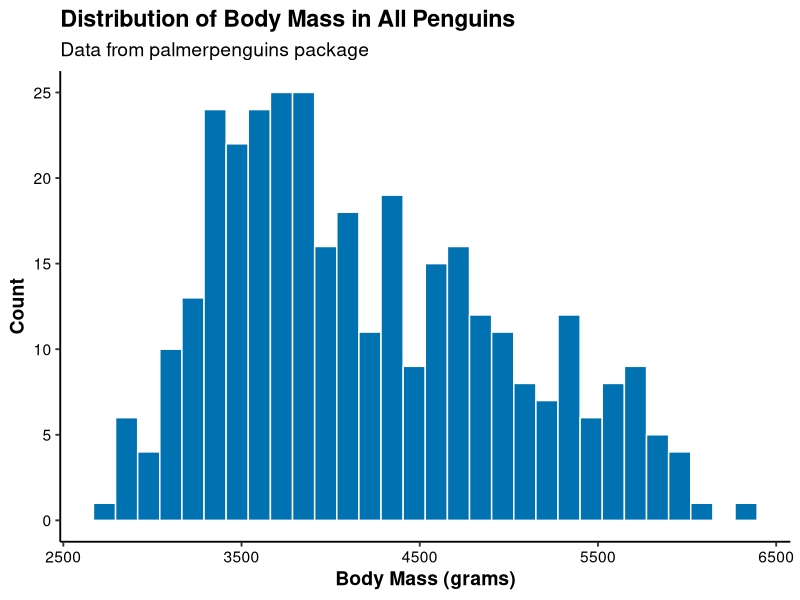
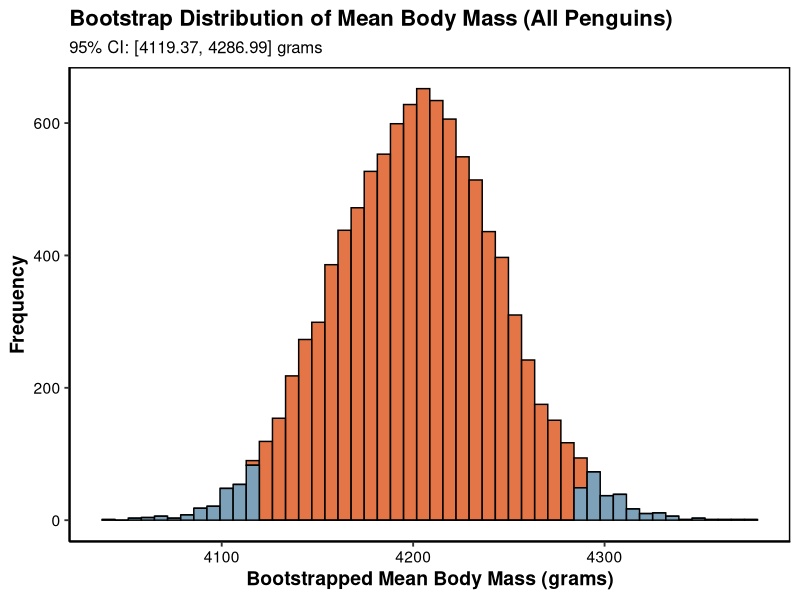
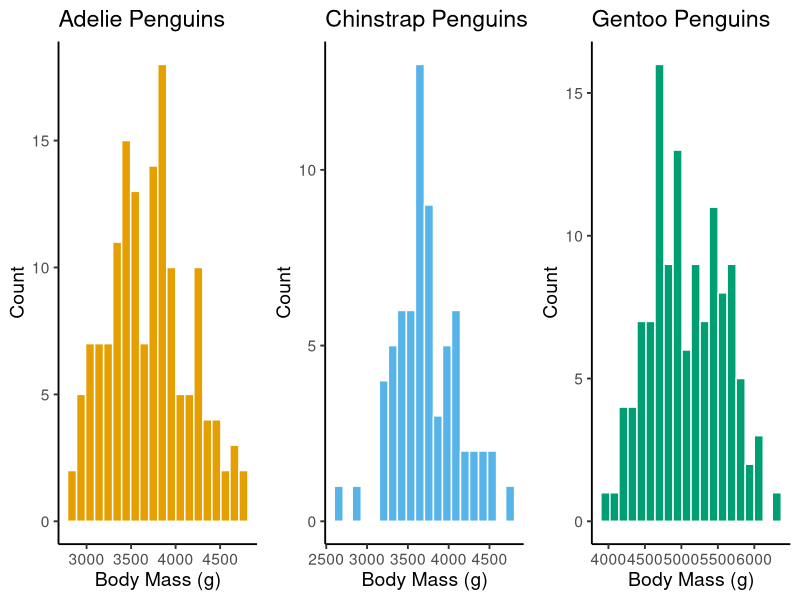

Write R code to recreate these figures, in order.
#Install these packages

# Load required libraries
library(palmerpenguins)
library(dplyr)
library(ggplot2)
library(ggpubr)

##### istogram of body mass for all penguins #### 
# Clean data: filter non-missing body masses
penguins_clean <- penguins |>
  filter(!is.na(body_mass_g)) 

# Plot original distribution of body mass for all penguins
ggplot(penguins_clean, aes(x = body_mass_g)) +
  geom_histogram(fill = "#0072B2", color = "white", bins = 30) +
  labs(
    title = "Distribution of Body Mass in All Penguins",
    subtitle = "Data from palmerpenguins package",
    x = "Body Mass (grams)",
    y = "Count"
  ) +
  theme_classic(base_size = 14) +
  theme(
    plot.title = element_text(face = "bold"),
    axis.text = element_text(color = "black"),
    axis.title = element_text(color = "black", face = "bold")
  )

#### Bootstrapped Mean CI for All Penguins #####

bootstrap_penguin_mean <- function(data = penguins_clean$body_mass_g, 
                                   R = 10000, 
                                   alpha = 0.05) {
 set.seed(123)
  
  bootstrap_means <- numeric(R)  # Preallocate vector to store results
  
  for (i in 1:R) {
    sample_i <- sample(data, size = length(data), replace = TRUE)  # Resample with replacement
    bootstrap_means[i] <- mean(sample_i)  # Store the sample mean
  }
  
  # Compute confidence interval
  ci_bounds <- quantile(bootstrap_means, probs = c(alpha / 2, 1 - alpha / 2))
  
  # Prepare data for plotting
  boot_df <- data.frame(mean_body_mass = bootstrap_means)
  boot_df$ci_region <- case_when(
    boot_df$mean_body_mass < ci_bounds[1] ~ "Outside CI",
    boot_df$mean_body_mass > ci_bounds[2] ~ "Outside CI",
    TRUE ~ "Inside CI"
  )
  
  # Plot bootstrap histogram
  ggplot(boot_df, aes(x = mean_body_mass, fill = ci_region)) +
    geom_histogram(bins = 50, color = "black", alpha = 0.8) +
    scale_fill_manual(values = c(
      "Inside CI" = "#dc5318",
      "Outside CI" = "#5c89a6"
    )) +
    labs(
      title = "Bootstrap Distribution of Mean Body Mass (All Penguins)",
      subtitle = paste0((1 - alpha) * 100, "% CI: [", 
                        round(ci_bounds[1], 2), ", ", round(ci_bounds[2], 2), "] grams"),
      x = "Bootstrapped Mean Body Mass (grams)",
      y = "Frequency"
    ) +
    theme_classic(base_size = 14) +
    theme(
      panel.border = element_rect(color = "black", fill = NA, linewidth = 1),
      axis.text = element_text(color = "black"),
      axis.title = element_text(color = "black", face = "bold"),
      plot.title = element_text(color = "black", face = "bold", size = 16),
      plot.subtitle = element_text(color = "black", size = 12),
      legend.position = "none"
    )
}

# Run it!
bootstrap_penguin_mean(alpha = 0.05)  # 95% CI

#Compare to parametric test! 
t.test(penguins$body_mass_g)

##### Types of Penguins Weight #####

# Clean the data
penguins_clean <- penguins |>
  filter(!is.na(body_mass_g), !is.na(species))

# Create individual histograms
p_adelie <- ggplot(filter(penguins_clean, species == "Adelie"), aes(x = body_mass_g)) +
  geom_histogram(bins = 20, fill = "#E69F00", color = "white") +
  labs(title = "Adelie Penguins", x = "Body Mass (g)", y = "Count") +
  theme_classic(base_size = 14)

p_chinstrap <- ggplot(filter(penguins_clean, species == "Chinstrap"), aes(x = body_mass_g)) +
  geom_histogram(bins = 20, fill = "#56B4E9", color = "white") +
  labs(title = "Chinstrap Penguins", x = "Body Mass (g)", y = "Count") +
  theme_classic(base_size = 14)

p_gentoo <- ggplot(filter(penguins_clean, species == "Gentoo"), aes(x = body_mass_g)) +
  geom_histogram(bins = 20, fill = "#009E73", color = "white") +
  labs(title = "Gentoo Penguins", x = "Body Mass (g)", y = "Count") +
  theme_classic(base_size = 14)

ggarrange(
  p_adelie, p_chinstrap, p_gentoo,
  ncol = 3, nrow = 1,
  common.legend = FALSE
)